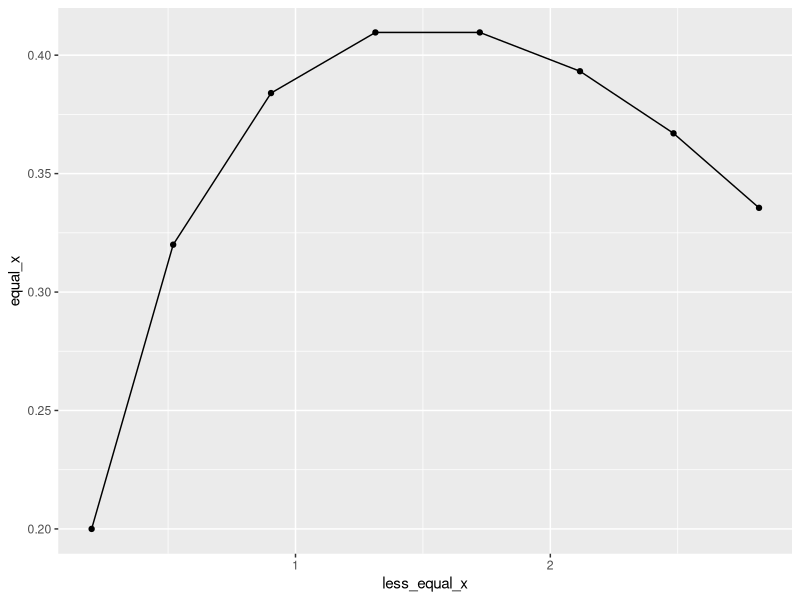

This figure's R source:
library(ggplot2)
library(tidyverse)
library(dplyr)
## Geometric distribution calculation can help us figure out the probability of something succeeding.
## p stands for probability to succeed. 
## q stands for probability to failure.
## r stands for the number of trials we need to get the first success.
## P(X=r) = q^r-1 p

geometric_distribution <- function(q, p, r) {
  r_1_diff <- r - 1
  gd <- q^r_1_diff * p 
  print(gd)
}

geometric_distribution(0.8, 0.2, 100)
## 0.000000000005092

geometric_distribution(0.8, 0.2, 20)
geometric_distribution(0.8, 0.2, 3)

## Geometric distribution with inequalities.
## P(X > r) = q^r

## Expectation of a probability distribution.
## nE(X).
expectation <- function(x,y) {
  print(sum(x * y))
}
expectation(0.8^2, 0.2)

## xP(X=x) function - page 280 in headfirst book.
xP_x_equals_X <- function(p,pw,q,x) {
  pq <- p^pw * q
  px <- pq * x
  print(px)
}
xP_x_equals_X(0.8,2,0.2,3)

## Pattern of expectations for the geometric distribution.
x_col <- c(1, 2, 3, 4, 5, 6, 7, 8)
equal_x <- c(0.2, 0.32, 0.384, 0.4096, 0.4096, 0.393216, 0.3670016, 0.33554432)
less_equal_x <- c(0.2, 0.52, 0.904, 1.3136, 1.7232, 2.116416, 2.4834176, 2.81894608)
gd_pattern <- data.frame(x_col, equal_x, less_equal_x)

head(gd_pattern)

## Plot out pattern of expectations data frame to find the peak.
ggplot(data = gd_pattern, aes(x=less_equal_x, y=equal_x)) + 
  geom_line() +
  geom_point()

##################### Epectation Variance ###################################
## Find an expression for the variance of the geometric distribution.
x_ten_col <- c(1, 2, 3, 4, 5, 6, 7, 8, 9, 10)
p_equal_x <- c(0.2, 0.16, 0.128, 0.1024, 0.08192, 0.065536, 0.0524288, 0.04194304, 0.033554432, 0.0268435456)

## Find expectation variance.
expectation_variance <- function(r,x) {
  total <- r * x^2
  print(total)
}
## Turn 
e_v_df <- data.frame(expectation_variance(p_equal_x, x_ten_col))

head(e_v_df)

## Rename the first column then find the running sum using cumsum calculation.
e_v_df %>% 
  rename(variance_expectation = expectation_variance.p_equal_x..x_ten_col.) %>% 
  mutate(running_sum_total = cumsum(variance_expectation))
